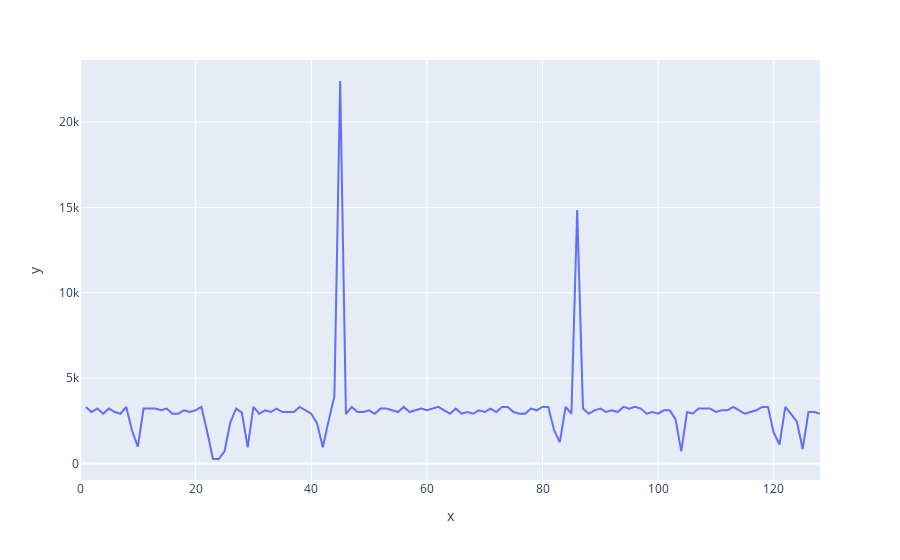

Notebook code cell kept with this figure:
### Code cell
fig = px.line(
                y=d,
                )
fig.show()

### Figure 1 — Plotly figure (JSON) as saved in the notebook; plotly's stock layout.template omitted (floating-point values rounded to 4 significant figures; data arrays with more than 128 entries replaced by an {"elided": "..."} marker saying what was removed)
{"data": [{"hovertemplate": "x=%{x}<br>y=%{y}<extra></extra>", "legendgroup": "", "line": {"color": "#636efa", "dash": "solid"}, "marker": {"symbol": "circle"}, "mode": "lines", "name": "", "orientation": "v", "showlegend": false, "type": "scatter", "x": {"elided": "129 int values"}, "xaxis": "x", "y": {"elided": "129 int values"}, "yaxis": "y"}], "layout": {"legend": {"tracegroupgap": 0}, "margin": {"t": 60}, "xaxis": {"anchor": "y", "domain": [0, 1], "title": {"text": "x"}}, "yaxis": {"anchor": "x", "domain": [0, 1], "title": {"text": "y"}}}}
